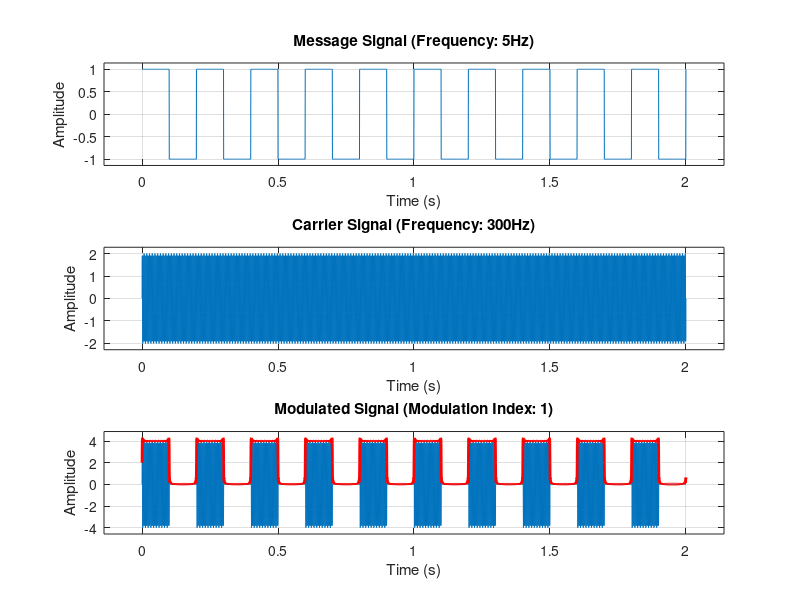
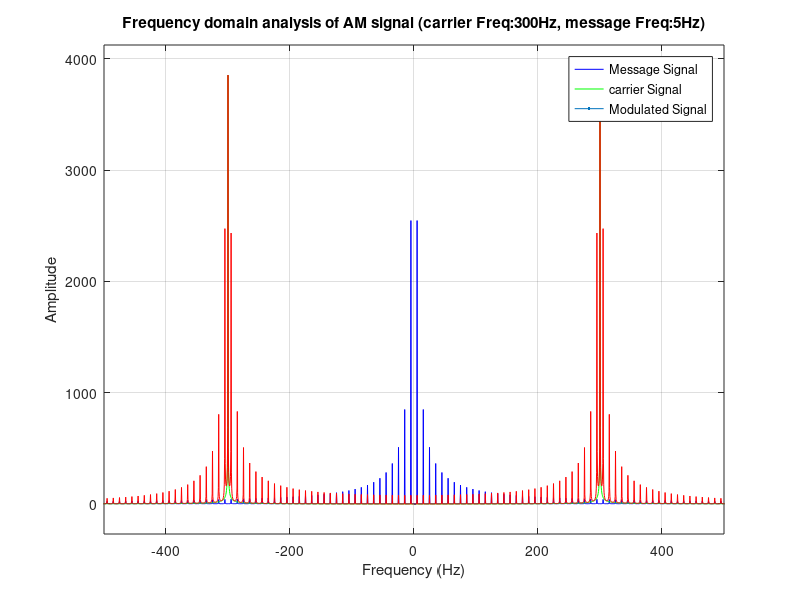

MATLAB code to generate these figures, in order:
% Frequency domain analysis of AM signal
% this code compares the frequency domain of the message signal, carrier signal, modulated signal

clc
clear global;
close all;

%Frequencies
Fs = 2000; % sampling
Fc = 300; % carrier
Fm = 5; % message

%Amplitudes
Ac = 2; %carrier

duration = 2;
t =0:1/Fs:duration;

%signal
carrier = Ac .* sin(2 * pi * Fc .* t);
message = square(2*pi*Fm*t); % square wave message signal

% modulation
Am = max(message);
ka = 1/Am; %modulation sensitivity
mu = ka*Am; %modulation index
modulated = carrier .* (1 + ka.*message);
envelope = abs(hilbert(modulated));

N = length(t);
f = linspace(-Fs/2, Fs/2, N);

% Calculate the FFT of the signals
message_fft = abs(fftshift(fft(message)));
carrier_fft = abs(fftshift(fft(carrier)));
modulated_fft = abs(fftshift(fft(modulated)));


% plot time domain
figure;
subplot(3,1,1);
plot(t, message);
xlabel('Time (s)');
ylabel('Amplitude');
title(['Message Signal (Frequency: ' num2str(Fm) 'Hz)']);
axis padded;
grid on;
subplot(3,1,2);
plot(t, carrier);
xlabel('Time (s)');
ylabel('Amplitude');
title(['Carrier Signal (Frequency: ' num2str(Fc) 'Hz)']);
axis padded;
grid on;
subplot(3,1,3);
plot(t, modulated);
hold on;
plot(t, envelope, 'r', 'LineWidth', 2);
xlabel('Time (s)');
ylabel('Amplitude');
title(['Modulated Signal (Modulation Index: ' num2str(mu) ')']);
axis padded;
grid on;



% plot fft
figure;
plot(f, message_fft, 'b');
hold on;
plot(f, carrier_fft, 'g', linewidth=2);
plot(f, modulated_fft, 'r');
xlabel('Frequency (Hz)');
ylabel('Amplitude');
title(['Frequency domain analysis of AM signal (carrier Freq:' num2str(Fc) 'Hz, message Freq:' num2str(Fm) 'Hz)']);
legend('Message Signal','carrier Signal', 'Modulated Signal');
axis padded;
grid on;
xlim([-500 500]);




